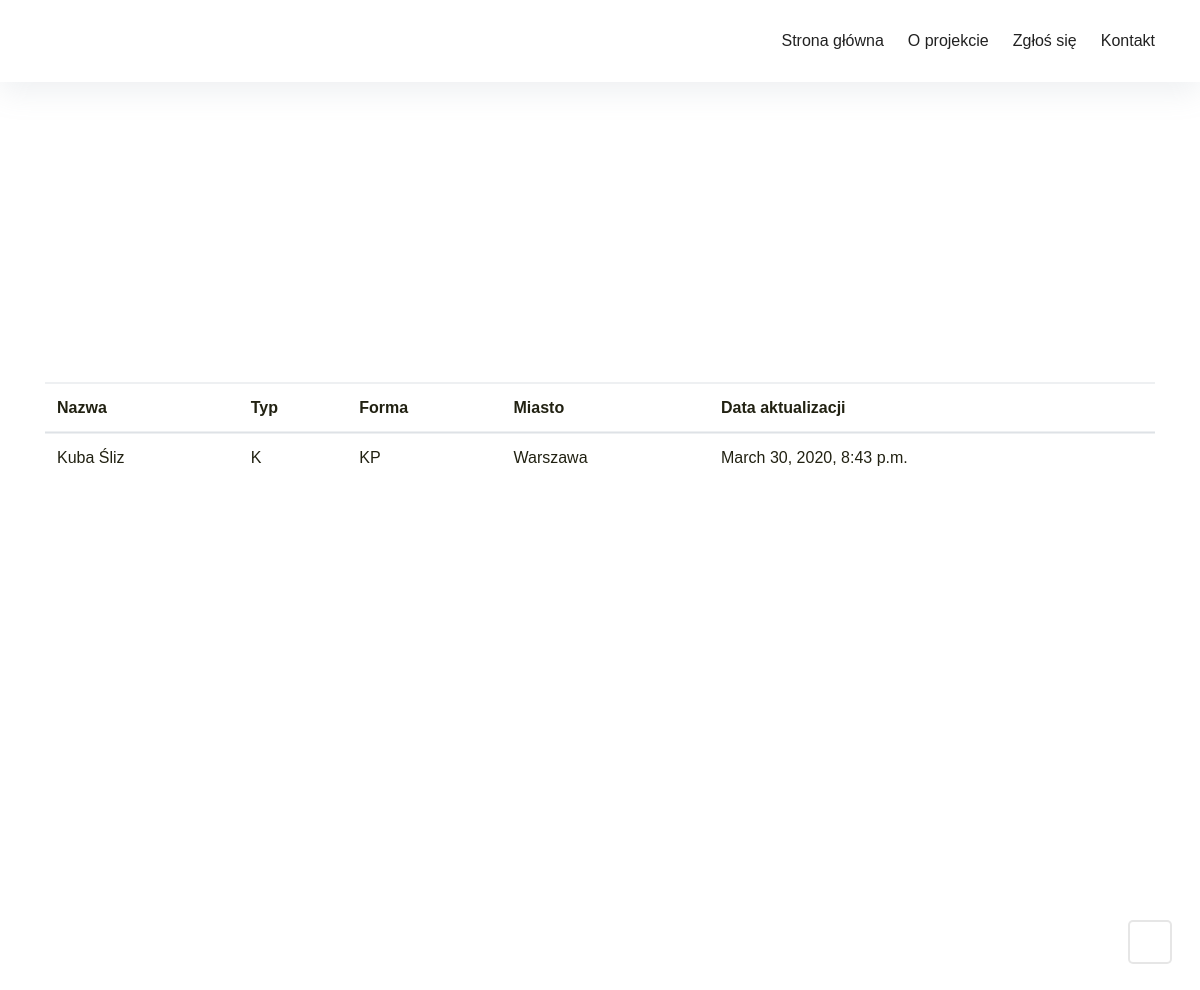
/, run on an earlier commit of the app's database.
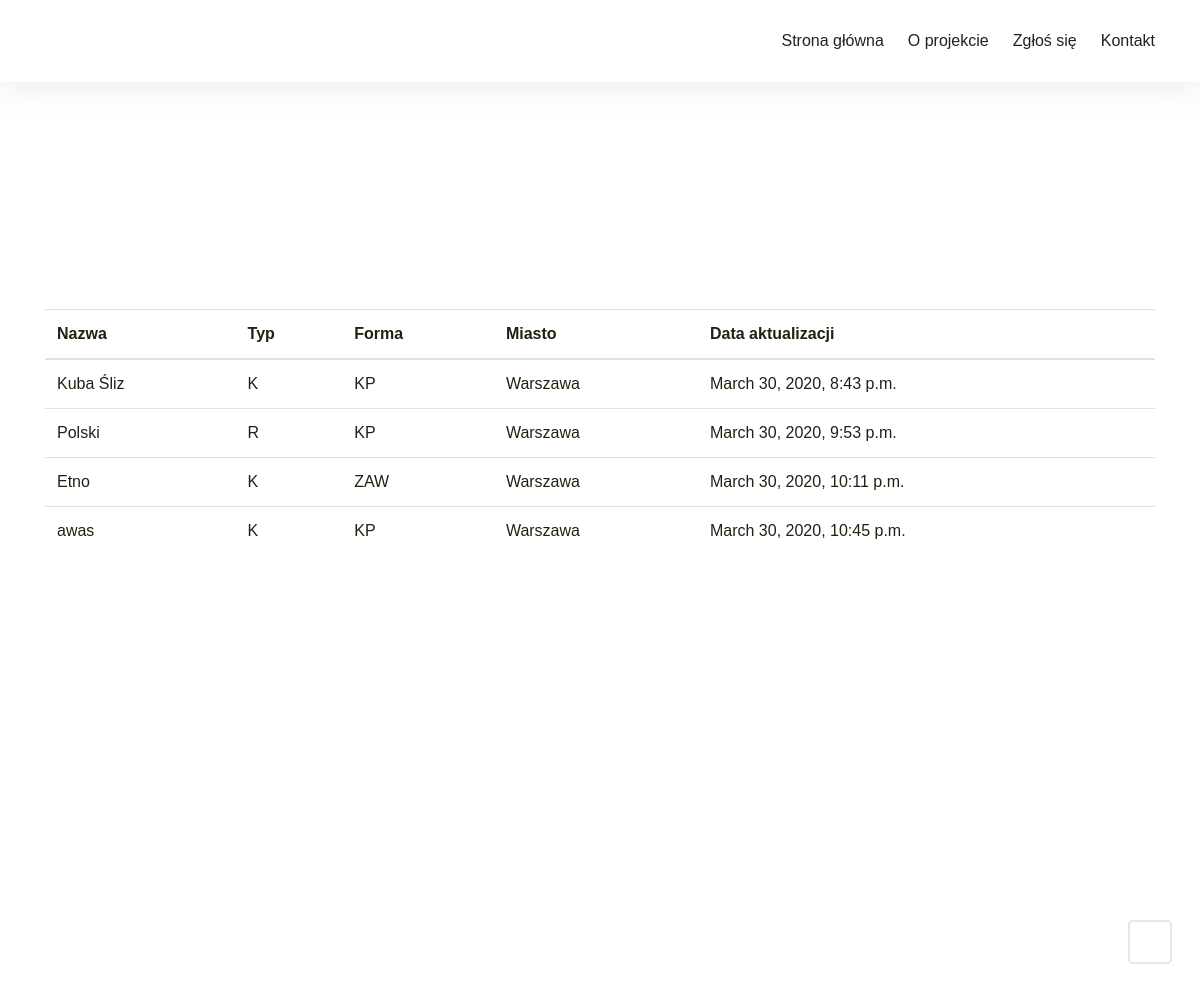
And on a later commit of the database.
### project_application/models.py (models this page shows, shortened)
class Business(models.Model):
    class Meta():
        verbose_name_plural = "Businesses"
    name = models.CharField(max_length = 264, unique = True)
    AVAILABLE_TYPES = (
        ('Kawiarnia', 'Kawiarnia'),
        ('Restauracja', 'Restauracja'),
        ('Bar', 'Bar'),
        ('Inny', 'Inny'),
    )
    type = models.CharField(max_length = 264, choices = AVAILABLE_TYPES)
    AVAILABLE_FORMS = (
        ('Karta podarunkowa', 'Karta podarunkowa'),
        ('Zniżka', 'Zniżka'),
        ('Zawieszony produkt', 'Zawieszony produkt (np.kawa)'),
        ('Inna', 'Inna'),
    )
    form = models.CharField(max_length = 264, choices = AVAILABLE_FORMS)
    url = models.URLField(max_length=200)
    city = models.CharField(max_length = 264)
    update_date = models.DateTimeField(auto_now=True)

### project_application/views.py (the view)
# urls.py: path('', views.main, name = 'main'),
def main(request):
    businesses_list = Business.objects.order_by('update_date')
    businesses_dict = {'businesses':businesses_list}
    return render(request, "project_application/main.html",context=businesses_dict)

### templates/project_application/main.html
<!DOCTYPE html>
{% extends "project_application/base.html" %}
  {% block body_block %}
    {% if businesses %}
    <table class="table">
      <thead>
      <tr>
        <th scope="col">Nazwa</th>
        <th scope="col">Typ</th>
        <th scope="col">Forma</th>
        <th scope="col">Miasto</th>
        <th scope="col">Data aktualizacji</th>
      </tr>
    </thead>
    <tbody>
      {% for business in businesses%}
      <tr>
        <td>{{business.name}}</td>
        <td>{{business.type}}</td>
        <td>{{business.form}}</td>
        <td>{{business.city}}</td>
        <td>{{business.update_date}}</td>
      </tr>
      {% endfor %}
    </tbody>
    </table>
    {% endif %}
  {% endblock %}

What changed in the data, as far as the page shows it:
added Business: name "Polski", type "R", form "KP", city "Warszawa", update_date "March 30, 2020, 9:53 p.m."
added Business: name "Etno", type "K", form "ZAW", city "Warszawa", update_date "March 30, 2020, 10:11 p.m."
added Business: name "awas", type "K", form "KP", city "Warszawa", update_date "March 30, 2020, 10:45 p.m."
